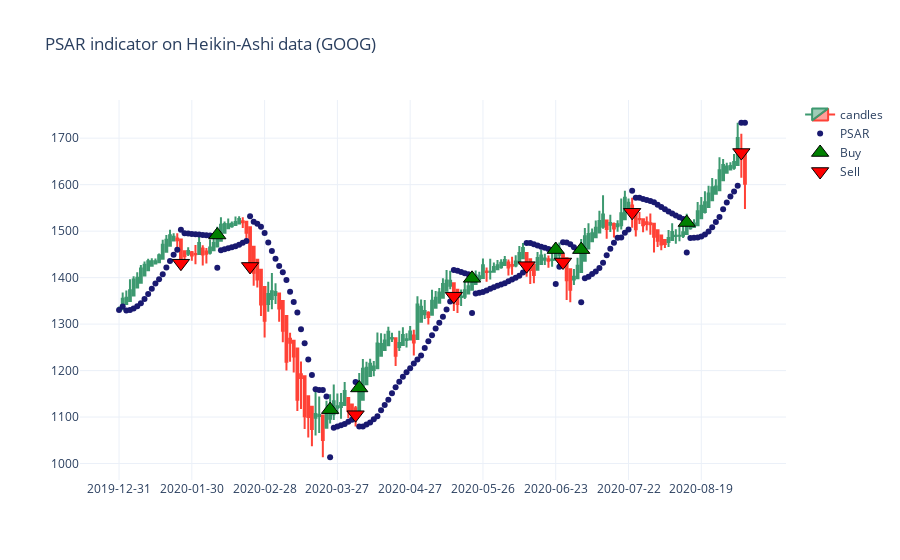

Source (notebook cell):
### Markdown cell above
## Heikin-Ashi PSAR

### Code cell
df = yf.download(symbol, start='2020-01-01')
df.index = df.index.strftime('%Y-%m-%d') # format dates

df = heikin_ashi(df)
df = PSAR(df)

buy_dates = df.loc[df['Signal']==1].index#.strftime('%Y-%m-%d')
sell_dates = df.loc[df['Signal']==-1].index#.strftime('%Y-%m-%d')

buy_price = df.loc[df['Signal']==1]['Close']
sell_price = df.loc[df['Signal']==-1]['Close']

candles = go.Candlestick(x=df.index, open=df.Open, high=df.High, low=df.Low, close=df.Close, name='candles')
psar = go.Scatter(x=df.index, y=df['Real SAR'], mode='markers', name='PSAR', line={'width': 10, 'color': 'midnightblue'})

buys = go.Scatter(x=buy_dates, y=buy_price, mode='markers', marker_size=15, marker_symbol=5, marker_color='green', name='Buy', marker_line_color='black', marker_line_width=1)
sells = go.Scatter(x=sell_dates, y=sell_price, mode='markers', marker_size=15, marker_symbol=6, marker_color='red', name='Sell', marker_line_color='black', marker_line_width=1)

fig = go.Figure(data=[candles, psar, buys, sells])

fig.layout.xaxis.type = 'category' # remove weekend days
fig.layout.xaxis.dtick = 20 # show x-axis ticker once a month

fig.layout.xaxis.rangeslider.visible = False
fig.layout.title = f'PSAR indicator on Heikin-Ashi data ({symbol})'
fig.layout.template = 'plotly_white'

fig.show()

### Figure 1 — Plotly figure (JSON) as saved in the notebook; plotly's stock layout.template omitted (floating-point values rounded to 4 significant figures; data arrays with more than 128 entries replaced by an {"elided": "..."} marker saying what was removed)
{"data": [{"close": {"elided": "173 float values"}, "high": {"elided": "173 float values"}, "low": {"elided": "173 float values"}, "name": "candles", "open": {"elided": "173 float values"}, "type": "candlestick", "x": {"elided": "173 str values"}}, {"line": {"color": "midnightblue", "width": 10}, "mode": "markers", "name": "PSAR", "type": "scatter", "x": {"elided": "173 str values"}, "y": {"elided": "173 float values"}}, {"marker": {"color": "green", "line": {"color": "black", "width": 1}, "size": 15, "symbol": 5}, "mode": "markers", "name": "Buy", "type": "scatter", "x": ["2020-02-10", "2020-03-25", "2020-04-06", "2020-05-20", "2020-06-23", "2020-07-02", "2020-08-13"], "y": [1492.0, 1116.0, 1163.0, 1398.0, 1460.0, 1460.0, 1519.0]}, {"marker": {"color": "red", "line": {"color": "black", "width": 1}, "size": 15, "symbol": 6}, "mode": "markers", "name": "Sell", "type": "scatter", "x": ["2020-01-27", "2020-02-24", "2020-04-03", "2020-05-13", "2020-06-11", "2020-06-25", "2020-07-23", "2020-09-03"], "y": [1431.0, 1424.0, 1105.0, 1360.0, 1426.0, 1434.0, 1540.0, 1669.0]}], "layout": {"title": {"text": "PSAR indicator on Heikin-Ashi data (GOOG)"}, "xaxis": {"dtick": 20, "rangeslider": {"visible": false}, "type": "category"}}}
